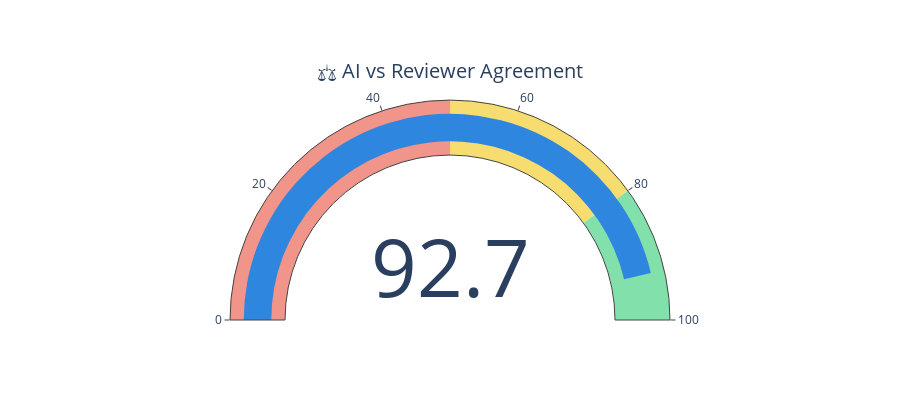

Write notebook code for a chart like this one.
### Code cell
agreement_percent = (df['Agreement'].mean() * 100)

agreement_fig = go.Figure(go.Indicator(
    mode="gauge+number",
    value=agreement_percent,
    title={'text': "⚖️ AI vs Reviewer Agreement"},
    gauge={'axis': {'range': [0, 100]},
           'bar': {'color': "#2E86DE"},
           'steps': [
               {'range': [0, 50], 'color': "#F1948A"},
               {'range': [50, 80], 'color': "#F7DC6F"},
               {'range': [80, 100], 'color': "#82E0AA"}
           ]}
))
agreement_fig.update_layout(height=400)
agreement_fig.show()

### Figure 1 — Plotly figure (JSON) as saved in the notebook; plotly's stock layout.template omitted (floating-point values rounded to 4 significant figures)
{"data": [{"gauge": {"axis": {"range": [0, 100]}, "bar": {"color": "#2E86DE"}, "steps": [{"color": "#F1948A", "range": [0, 50]}, {"color": "#F7DC6F", "range": [50, 80]}, {"color": "#82E0AA", "range": [80, 100]}]}, "mode": "gauge+number", "title": {"text": "⚖️ AI vs Reviewer Agreement"}, "type": "indicator", "value": 92.7}], "layout": {"height": 400}}
